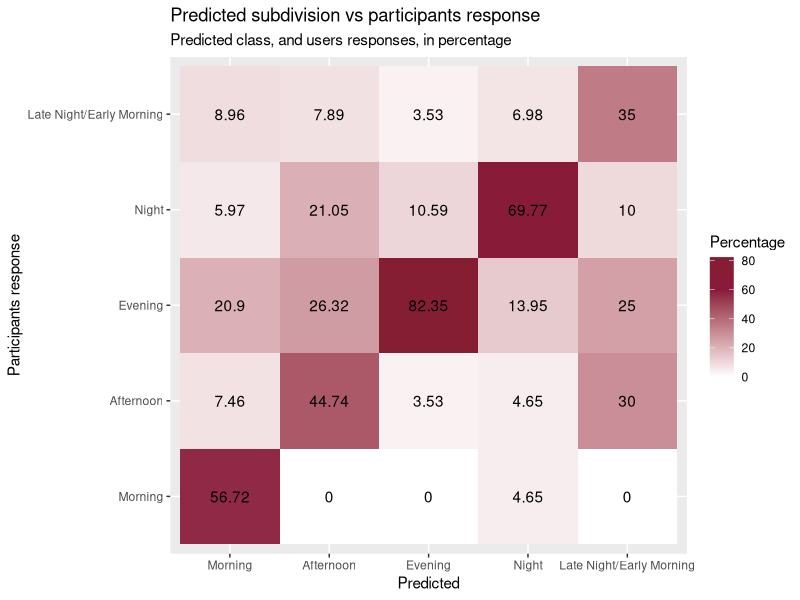

This chart was generated by the following R code:
library(dplyr)
library(ggplot2)
library(reshape2)
library(scales)

allData <- read.csv('data/NNresponses.csv', header=TRUE)
#summary(allData)



# Clean data

allData$chrono[allData$chrono == 'true'] <- '1'
allData$chrono[allData$chrono == 'null'] <- NA
allData$chrono <- as.numeric(allData$chrono)

allData$classified[allData$classified == 'true'] <- '1'
allData$classified[allData$classified == 'false'] <- '0'
allData$classified <- as.numeric(allData$classified)

allData$userPrefered[allData$userPrefered == 'true'] <- '1'
allData$userPrefered[allData$userPrefered == 'false'] <- '0'
allData$userPrefered[allData$userPrefered == 'NAN'] <- NA
allData$userPrefered <- as.numeric(allData$userPrefered)


allData$userResponse <- as.factor(allData$userResponse)

# Drop NAs

allData <- allData[!is.na(allData$classified),]

# Number of participants
nParts = length(unique(allData$uID))
# also get number of playlists per participant
nPlaylists = count(allData, uID)
median(nPlaylists$n)
min(nPlaylists$n)
max(nPlaylists$n)



# save cleaned data
#write.csv(allData, 'NNresponses_clean.csv', row.names=TRUE)



# Get subset of dataframe

fitData = allData[,c('userResponse', 'classified', 'userPrefered')]

fitData$classified <- fitData$classified+1
fitData$userPrefered <- fitData$userPrefered+1

# Get percentage responses
pcentResp <- fitData %>% count(userResponse)

pcentAgree = pcentResp$n[2]/(pcentResp$n[1]+pcentResp$n[2])
pcentDisagree = pcentResp$n[1]/(pcentResp$n[1]+pcentResp$n[2])

# make a circular distance error function

circDistError <- function(point1, point2) {
  if (is.na(point1)) {
    point1=1
  }
  
  if (is.na(point2)) {
    point2=point1
  }
  
  absDiff <- abs(diff(c(point1,point2)))
  if (absDiff >=3) {
    thisError = 5-absDiff
  } else {
    thisError = absDiff
  }
  return(thisError)
  
}

fitData$distance <- apply(fitData[,2:3], 1, function(x) circDistError(x['classified'], x['userPrefered']))

# Get error scores
error.mean = mean(fitData$distance)


error.1 = mean(subset(fitData$distance, fitData$classified==1))
error.2 = mean(subset(fitData$distance, fitData$classified==2))
error.3 = mean(subset(fitData$distance, fitData$classified==3))
error.4 = mean(subset(fitData$distance, fitData$classified==4))
error.5 = mean(subset(fitData$distance, fitData$classified==5))


# now calculate confusion matrix

fitData <- subset(fitData, !is.na(classified))


fitData$confusion <- fitData$userPrefered

fitData$confusion <- ifelse(is.na(fitData$confusion), fitData$classified, fitData$confusion)



confusionTable <- table(fitData[, c('classified', 'confusion')])

confusionTablePercentage <- proportions(confusionTable, 1)

confusionDF <- melt(confusionTablePercentage*100)

xLabels = c('Morning', 'Afternoon', 'Evening', 'Night', 'Late Night/Early Morning')
yLabels <- xLabels


# make plot
ggplot(confusionDF, aes(factor(classified), factor(confusion))) +
  geom_tile(aes(fill=value)) +
  geom_text(aes(label = round(value, 2))) +
  scale_fill_gradient2(low = "white", 
                       mid = muted("pink"),
                       high = muted("darkred"),
                       midpoint = 60) +
  xlab('Predicted') +
  ylab('Participants response') +
  labs(title='Predicted subdivision vs participants response', subtitle='Predicted class, and users responses, in percentage',
       fill='Percentage') +
  scale_x_discrete(labels=xLabels) + 
  scale_y_discrete(labels=yLabels)

